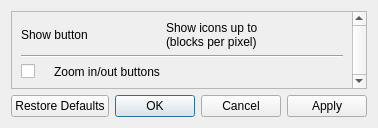
<?xml version="1.0" encoding="UTF-8"?>
<ui version="4.0">
 <class>MapToolsDialog</class>
 <widget class="QDialog" name="MapToolsDialog">
  <property name="windowTitle">
   <string>Map buttons</string>
  </property>
  <property name="windowIcon">
   <iconset resource="../rc/icons.qrc">
    <normaloff>:/icons/logo.png</normaloff>:/icons/logo.png</iconset>
  </property>
  <layout class="QGridLayout" name="gridLayout_2">
   <item row="1" column="0" colspan="2">
    <widget class="QDialogButtonBox" name="buttonBox">
     <property name="orientation">
      <enum>Qt::Horizontal</enum>
     </property>
     <property name="standardButtons">
      <set>QDialogButtonBox::Apply|QDialogButtonBox::Cancel|QDialogButtonBox::Ok|QDialogButtonBox::RestoreDefaults</set>
     </property>
    </widget>
   </item>
   <item row="0" column="0" colspan="2">
    <widget class="QScrollArea" name="scrollArea">
     <property name="sizePolicy">
      <sizepolicy hsizetype="MinimumExpanding" vsizetype="Expanding">
       <horstretch>0</horstretch>
       <verstretch>0</verstretch>
      </sizepolicy>
     </property>
     <property name="verticalScrollBarPolicy">
      <enum>Qt::ScrollBarAlwaysOn</enum>
     </property>
     <property name="horizontalScrollBarPolicy">
      <enum>Qt::ScrollBarAlwaysOff</enum>
     </property>
     <property name="widgetResizable">
      <bool>true</bool>
     </property>
     <widget class="QWidget" name="scrollContent">
      <layout class="QGridLayout" name="gridLayout">
       <item row="2" column="1">
        <widget class="QLabel" name="label_5">
         <property name="text">
          <string/>
         </property>
         <property name="pixmap">
          <pixmap resource="../rc/icons.qrc">:/icons/zoom.png</pixmap>
         </property>
        </widget>
       </item>
       <item row="2" column="2">
        <widget class="QLabel" name="label_4">
         <property name="text">
          <string>Zoom in/out buttons</string>
         </property>
        </widget>
       </item>
       <item row="0" column="3">
        <widget class="QLabel" name="label_2">
         <property name="sizePolicy">
          <sizepolicy hsizetype="MinimumExpanding" vsizetype="Preferred">
           <horstretch>0</horstretch>
           <verstretch>0</verstretch>
          </sizepolicy>
         </property>
         <property name="toolTip">
          <string>Icons are hidden when the map shows more blocks per pixel than this, so zoomed-out maps stay readable</string>
         </property>
         <property name="text">
          <string>Show icons up to
(blocks per pixel)</string>
         </property>
        </widget>
       </item>
       <item row="1" column="0" colspan="4">
        <widget class="Line" name="lineH">
         <property name="orientation">
          <enum>Qt::Horizontal</enum>
         </property>
        </widget>
       </item>
       <item row="0" column="0" colspan="3">
        <widget class="QLabel" name="label">
         <property name="text">
          <string>Show button</string>
         </property>
        </widget>
       </item>
       <item row="2" column="0">
        <widget class="QCheckBox" name="checkZoom">
         <property name="text">
          <string/>
         </property>
        </widget>
       </item>
      </layout>
     </widget>
    </widget>
   </item>
  </layout>
 </widget>
 <resources>
  <include location="../rc/icons.qrc"/>
 </resources>
 <connections>
  <connection>
   <sender>buttonBox</sender>
   <signal>accepted()</signal>
   <receiver>MapToolsDialog</receiver>
   <slot>accept()</slot>
   <hints>
    <hint type="sourcelabel">
     <x>248</x>
     <y>254</y>
    </hint>
    <hint type="destinationlabel">
     <x>157</x>
     <y>274</y>
    </hint>
   </hints>
  </connection>
  <connection>
   <sender>buttonBox</sender>
   <signal>rejected()</signal>
   <receiver>MapToolsDialog</receiver>
   <slot>reject()</slot>
   <hints>
    <hint type="sourcelabel">
     <x>316</x>
     <y>260</y>
    </hint>
    <hint type="destinationlabel">
     <x>286</x>
     <y>274</y>
    </hint>
   </hints>
  </connection>
 </connections>
</ui>
